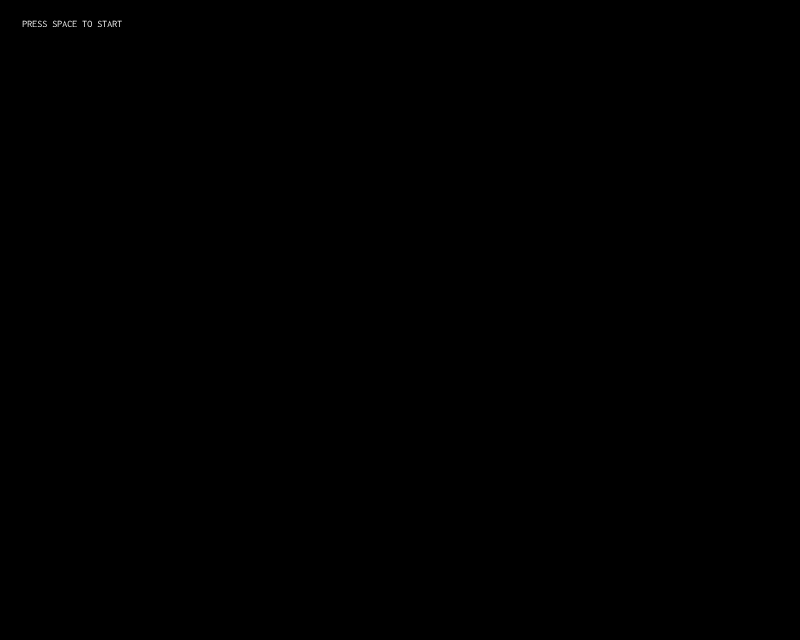

Tiled map render using the project's own tile images. Description and the whole map definition, tile-layer contents included, below:
An orthogonal 50x40 tile map with 16x16 px tiles, 1 tile layer (bg).

<map version="1.0" tiledversion="1.0.1" orientation="orthogonal" renderorder="right-down" width="50" height="40" tilewidth="16" tileheight="16" nextobjectid="1">
 <tileset firstgid="1" name="general" tilewidth="16" tileheight="16" tilecount="20" columns="10">
  <image source="../img/bg.png" trans="ff00ff" width="160" height="32" />
 </tileset>
 <layer name="bg" width="50" height="40">
  <data encoding="csv">
9,0,0,0,0,0,0,0,0,0,0,0,0,0,0,0,0,0,0,0,0,0,0,0,0,0,0,0,0,0,0,0,0,0,0,0,0,0,0,0,0,0,0,0,0,0,0,0,0,0,
0,11,12,13,14,15,16,17,0,0,0,0,0,0,0,0,0,0,0,0,0,0,0,0,0,0,0,0,0,0,0,0,0,0,0,0,0,0,0,0,0,0,0,0,0,0,0,0,0,0,
0,0,0,0,0,0,0,0,0,0,0,0,0,0,0,0,0,0,0,0,0,0,0,0,0,0,0,0,0,0,0,0,0,0,0,0,0,0,0,0,0,0,0,0,0,0,0,0,0,0,
0,0,0,0,0,0,0,0,0,0,0,0,0,0,0,0,0,0,0,0,0,0,0,0,0,0,0,0,0,0,0,0,0,0,0,0,0,0,0,0,0,0,0,0,0,0,0,0,0,0,
0,0,0,0,0,0,0,0,0,0,0,0,0,0,0,0,0,0,0,0,0,0,0,0,0,0,0,0,0,0,0,0,0,0,0,0,0,0,0,0,0,0,0,0,0,0,0,0,0,0,
0,0,0,0,0,0,0,0,0,0,0,0,0,0,0,0,0,0,0,0,0,0,0,0,0,0,0,0,0,0,0,0,0,0,0,0,0,0,0,0,0,0,0,0,0,0,0,0,0,0,
0,0,0,0,0,0,0,0,0,0,0,0,0,0,0,0,0,0,0,0,0,0,0,0,0,0,0,0,0,0,0,0,0,0,0,0,0,0,0,0,0,0,0,0,0,0,0,0,0,0,
0,0,0,0,0,0,0,0,0,0,0,0,0,0,0,0,0,0,0,0,0,0,0,0,0,0,0,0,0,0,0,0,0,0,0,0,0,0,0,0,0,0,0,0,0,0,0,0,0,0,
0,0,0,0,0,0,0,0,0,0,0,0,0,0,0,0,0,0,0,0,0,0,0,0,0,0,0,0,0,0,0,0,0,0,0,0,0,0,0,0,0,0,0,0,0,0,0,0,0,0,
0,0,0,0,0,0,0,0,0,0,0,0,0,0,0,0,0,0,0,0,0,0,0,0,0,0,0,0,0,0,0,0,0,0,0,0,0,0,0,0,0,0,0,0,0,0,0,0,0,0,
0,0,0,0,0,0,0,0,0,0,0,0,0,0,0,0,0,0,0,0,0,0,0,0,0,0,0,0,0,0,0,0,0,0,0,0,0,0,0,0,0,0,0,0,0,0,0,0,0,0,
0,0,0,0,0,0,0,0,0,0,0,0,0,0,0,0,0,0,0,0,0,0,0,0,0,0,0,0,0,0,0,0,0,0,0,0,0,0,0,0,0,0,0,0,0,0,0,0,0,0,
0,0,0,0,0,0,0,0,0,0,0,0,0,0,0,0,0,0,0,0,0,0,0,0,0,0,0,0,0,0,0,0,0,0,0,0,0,0,0,0,0,0,0,0,0,0,0,0,0,0,
0,0,0,0,0,0,0,0,0,0,0,0,0,0,0,0,0,0,0,0,0,0,0,0,0,0,0,0,0,0,0,0,0,0,0,0,0,0,0,0,0,0,0,0,0,0,0,0,0,0,
0,0,0,0,0,0,0,0,0,0,0,0,0,0,0,0,0,0,0,0,0,0,0,0,0,0,0,0,0,0,0,0,0,0,0,0,0,0,0,0,0,0,0,0,0,0,0,0,0,0,
0,0,0,0,0,0,0,0,0,0,0,0,0,0,0,0,0,0,0,0,0,0,0,0,0,0,0,0,0,0,0,0,0,0,0,0,0,0,0,0,0,0,0,0,0,0,0,0,0,0,
0,0,0,0,0,0,0,0,0,0,0,0,0,0,0,0,0,0,0,0,0,0,0,0,0,0,0,0,0,0,0,0,0,0,0,0,0,0,0,0,0,0,0,0,0,0,0,0,0,0,
0,0,0,0,0,0,0,0,0,0,0,0,0,0,0,0,0,0,0,0,0,0,0,0,0,0,0,0,0,0,0,0,0,0,0,0,0,0,0,0,0,0,0,0,0,0,0,0,0,0,
0,0,0,0,0,0,0,0,0,0,0,0,0,0,0,0,0,0,0,0,0,0,0,0,0,0,0,0,0,0,0,0,0,0,0,0,0,0,0,0,0,0,0,0,0,0,0,0,0,0,
0,0,0,0,0,0,0,0,0,0,0,0,0,0,0,0,0,0,0,0,0,0,0,0,0,0,0,0,0,0,0,0,0,0,0,0,0,0,0,0,0,0,0,0,0,0,0,0,0,0,
0,0,0,0,0,0,0,0,0,0,0,0,0,0,0,0,0,0,0,0,0,0,0,0,0,0,0,0,0,0,0,0,0,0,0,0,0,0,0,0,0,0,0,0,0,0,0,0,0,0,
0,0,0,0,0,0,0,0,0,0,0,0,0,0,0,0,0,0,0,0,0,0,0,0,0,0,0,0,0,0,0,0,0,0,0,0,0,0,0,0,0,0,0,0,0,0,0,0,0,0,
0,0,0,0,0,0,0,0,0,0,0,0,0,0,0,0,0,0,0,0,0,0,0,0,0,0,0,0,0,0,0,0,0,0,0,0,0,0,0,0,0,0,0,0,0,0,0,0,0,0,
0,0,0,0,0,0,0,0,0,0,0,0,0,0,0,0,0,0,0,0,0,0,0,0,0,0,0,0,0,0,0,0,0,0,0,0,0,0,0,0,0,0,0,0,0,0,0,0,0,0,
0,0,0,0,0,0,0,0,0,0,0,0,0,0,0,0,0,0,0,0,0,0,0,0,0,0,0,0,0,0,0,0,0,0,0,0,0,0,0,0,0,0,0,0,0,0,0,0,0,0,
0,0,0,0,0,0,0,0,0,0,0,0,0,0,0,0,0,0,0,0,0,0,0,0,0,0,0,0,0,0,0,0,0,0,0,0,0,0,0,0,0,0,0,0,0,0,0,0,0,0,
0,0,0,0,0,0,0,0,0,0,0,0,0,0,0,0,0,0,0,0,0,0,0,0,0,0,0,0,0,0,0,0,0,0,0,0,0,0,0,0,0,0,0,0,0,0,0,0,0,0,
0,0,0,0,0,0,0,0,0,0,0,0,0,0,0,0,0,0,0,0,0,0,0,0,0,0,0,0,0,0,0,0,0,0,0,0,0,0,0,0,0,0,0,0,0,0,0,0,0,0,
0,0,0,0,0,0,0,0,0,0,0,0,0,0,0,0,0,0,0,0,0,0,0,0,0,0,0,0,0,0,0,0,0,0,0,0,0,0,0,0,0,0,0,0,0,0,0,0,0,0,
0,0,0,0,0,0,0,0,0,0,0,0,0,0,0,0,0,0,0,0,0,0,0,0,0,0,0,0,0,0,0,0,0,0,0,0,0,0,0,0,0,0,0,0,0,0,0,0,0,0,
0,0,0,0,0,0,0,0,0,0,0,0,0,0,0,0,0,0,0,0,0,0,0,0,0,0,0,0,0,0,0,0,0,0,0,0,0,0,0,0,0,0,0,0,0,0,0,0,0,0,
0,0,0,0,0,0,0,0,0,0,0,0,0,0,0,0,0,0,0,0,0,0,0,0,0,0,0,0,0,0,0,0,0,0,0,0,0,0,0,0,0,0,0,0,0,0,0,0,0,0,
0,0,0,0,0,0,0,0,0,0,0,0,0,0,0,0,0,0,0,0,0,0,0,0,0,0,0,0,0,0,0,0,0,0,0,0,0,0,0,0,0,0,0,0,0,0,0,0,0,0,
0,0,0,0,0,0,0,0,0,0,0,0,0,0,0,0,0,0,0,0,0,0,0,0,0,0,0,0,0,0,0,0,0,0,0,0,0,0,0,0,0,0,0,0,0,0,0,0,0,0,
0,0,0,0,0,0,0,0,0,0,0,0,0,0,0,0,0,0,0,0,0,0,0,0,0,0,0,0,0,0,0,0,0,0,0,0,0,0,0,0,0,0,0,0,0,0,0,0,0,0,
0,0,0,0,0,0,0,0,0,0,0,0,0,0,0,0,0,0,0,0,0,0,0,0,0,0,0,0,0,0,0,0,0,0,0,0,0,0,0,0,0,0,0,0,0,0,0,0,0,0,
0,0,0,0,0,0,0,0,0,0,0,0,0,0,0,0,0,0,0,0,0,0,0,0,0,0,0,0,0,0,0,0,0,0,0,0,0,0,0,0,0,0,0,0,0,0,0,0,0,0,
0,0,0,0,0,0,0,0,0,0,0,0,0,0,0,0,0,0,0,0,0,0,0,0,0,0,0,0,0,0,0,0,0,0,0,0,0,0,0,0,0,0,0,0,0,0,0,0,0,0,
0,0,0,0,0,0,0,0,0,0,0,0,0,0,0,0,0,0,0,0,0,0,0,0,0,0,0,0,0,0,0,0,0,0,0,0,0,0,0,0,0,0,0,0,0,0,0,0,0,0,
0,0,0,0,0,0,0,0,0,0,0,0,0,0,0,0,0,0,0,0,0,0,0,0,0,0,0,0,0,0,0,0,0,0,0,0,0,0,0,0,0,0,0,0,0,0,0,0,0,0
</data>
 </layer>
</map>
